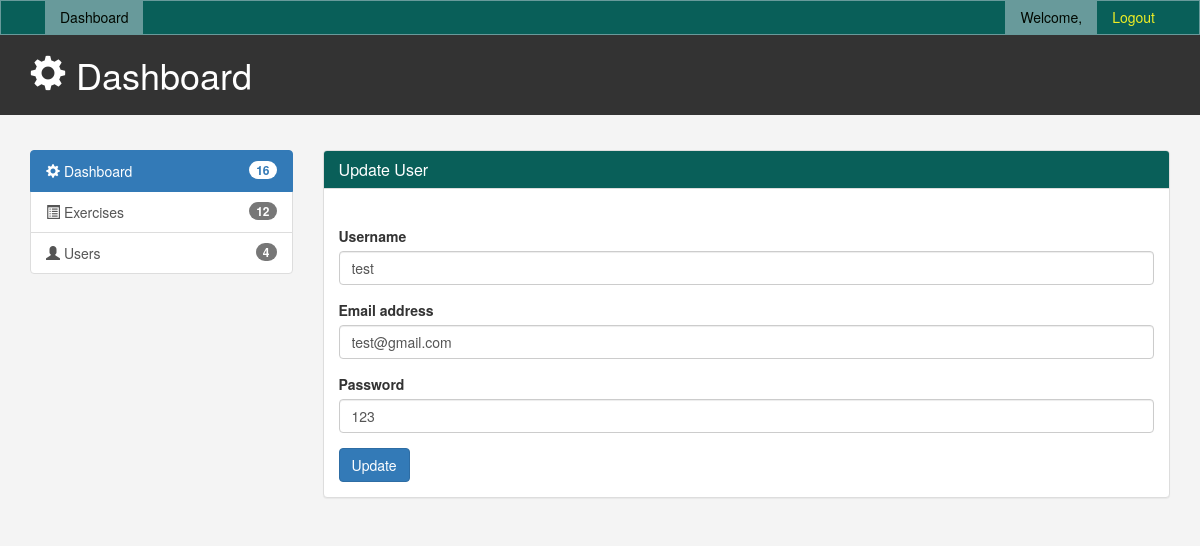
Before: /cms/update_user.php?update=1 with the older database file.
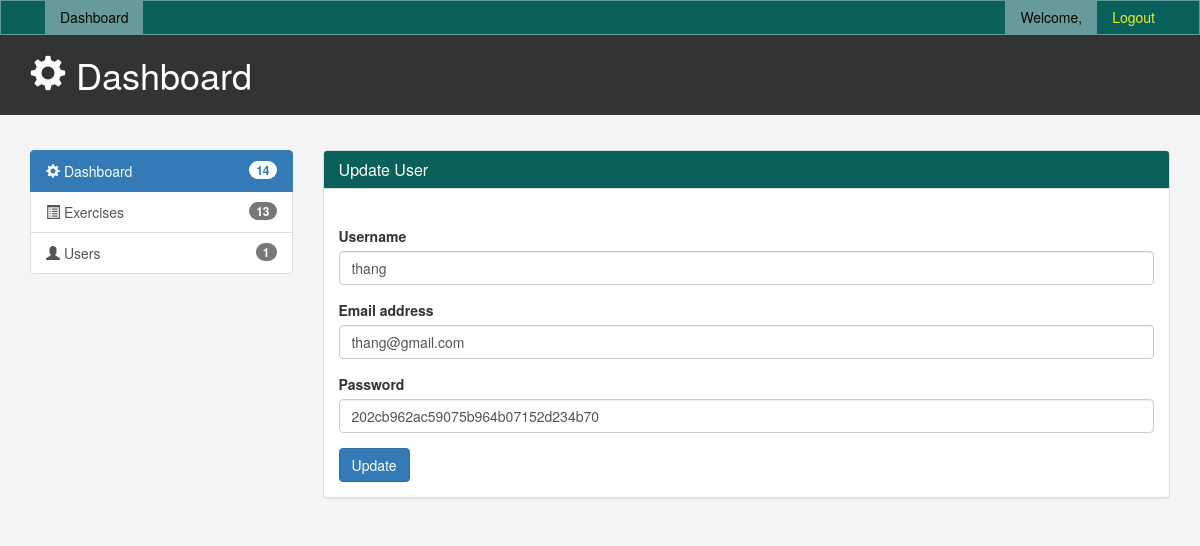
After: the same page with the newer database file.
### tables this page shows
CREATE TABLE `user_form` (
  `id` int(100) NOT NULL,
  `username` varchar(100) NOT NULL,
  `email` varchar(100) NOT NULL,
  `password` varchar(100) NOT NULL,
  `image` varchar(100) NOT NULL
);

### cms/inc/count.php (called while the page is built)
<?php
    include '../config.php';
    $count_user = mysqli_query($conn,"SELECT id from `user_form` ORDER BY id");
    $num_user = mysqli_num_rows($count_user);
    $count_ex = mysqli_query($conn,"SELECT lesson_id from `lesson_db` ORDER BY lesson_id");
    $num_ex = mysqli_num_rows($count_ex);
?>

### cms/update_user.php (the view, shortened to what this page needs)
<?php
include '../config.php';
include('inc/header.php');
$id=$_GET['update'];
$sql=mysqli_query($conn,"SELECT * from `user_form` WHERE id=$id");
$row=mysqli_fetch_assoc($sql);
$username = $row['username'];
$email = $row['email'];
$password = $row['password'];
?>
<link href="./css/cms.css" rel="stylesheet" type="text/css">
</head>
<body>
<?php
include "menus.php";
?>
<header id="header">
	<div class="container">
		<div class="row">
			<div class="col-md-10">
				<h1><span class="glyphicon glyphicon-cog" aria-hidden="true"></span> Dashboard</h1>
			</div>
			<br>
		</div>
	</div>
</header>
<br>
<section id="main">
	<div class="container">
		<div class="row">
			<?php include "left_menus.php"; ?>
			<div class="col-md-9">
				<div class="panel panel-default">
					<div class="panel-heading"style="background-color:  #095f59;">
						<h3 class="panel-title" style="color: white;">Update User</h3>
					</div>
					<div class="panel-body">
						<div class="panel-heading">
							<div class="row">
								<div class="col-md-10">
								</div>
							</div>
						</div>
						<form action="" method="post" enctype="multipart/form-data">
                        	<div class="form-group">
                                <label>Username</label>
                                <input name="username" type="text" class="form-control" id="InputUsername" placeholder="Username" value=<?php echo $username;?>>
                            </div>
                            <div class="form-group">
                                <label>Email address</label>
                                <input name="email" type="text" class="form-control" id="InputEmail" placeholder="Email" value=<?php echo $email;?>>
                            </div>
                            <div class="form-group">
                                <label>Password</label>
                                <input name="password" type="text" class="form-control" id="InputPassword" placeholder="Password" value=<?php echo $password;?>>
                            </div>
                            <button type="submit" name='submit' class="btn btn-primary">Update</button>
                        </form>
					</div>
				</div>
			</div>
		</div>
	</div>
</section>
</body>
 <?php include('inc/footer.php');?>

### cms/left_menus.php
<?php
	include './inc/count.php';
?>
<div class="col-md-3">
	<div class="list-group">
		<a href="admin.php" class="list-group-item active main-color-bg"><span class="glyphicon glyphicon-cog" aria-hidden="true"></span>
		Dashboard <span class="badge"><?php echo $num_ex + $num_user; ?></span>
		</a>
		<a href="exercises.php" class="list-group-item"><span class="glyphicon glyphicon-list-alt" aria-hidden="true"></span> Exercises<span class="badge"><?php echo $num_ex?></span></a>
		<a href="users.php" class="list-group-item"><span class="glyphicon glyphicon-user" aria-hidden="true"></span> Users <span class="badge"><?php echo $num_user?></span></a>
	</div>
</div>

Changed rows visible on the page:
changed user_form: username "test" → "thang"; email "test@gmail.com" → "thang@gmail.com"; password "123" → "202cb962ac59075b964b07152d234b70"
Other visible differences:
$num_ex + $num_user: "16" → "14"
$num_ex: "12" → "13"
$num_user: "4" → "1"
